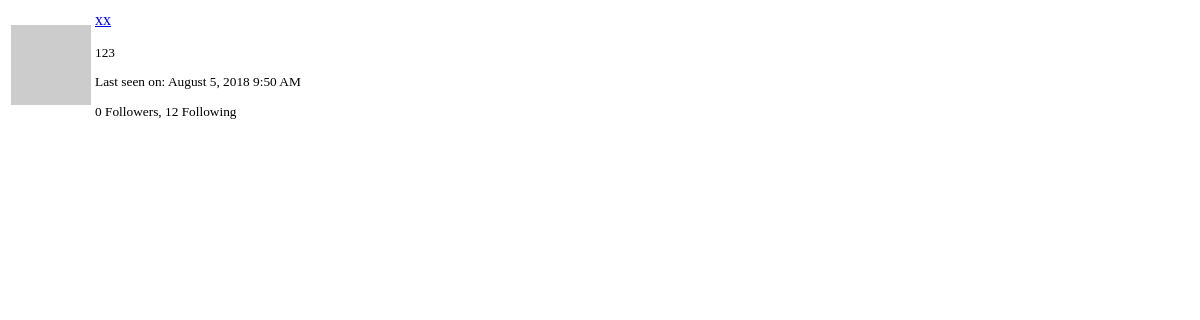
The page /user/xx/popup (signed in) on the database as committed earlier.
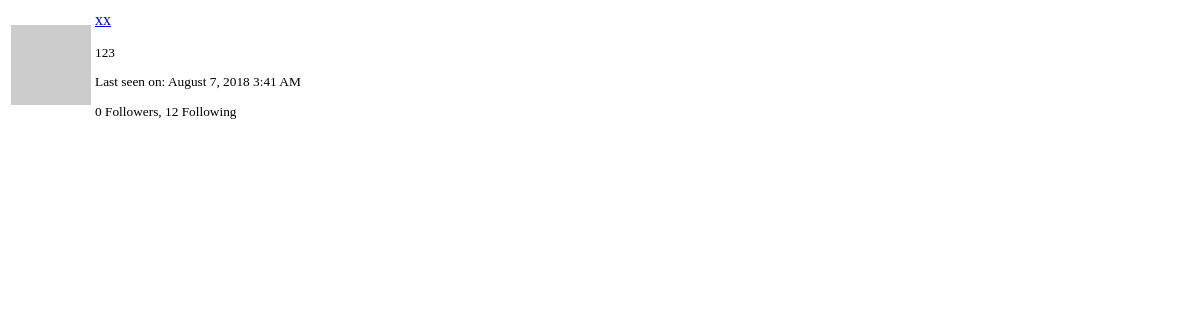
The same page on the database as committed later.
### app/models.py (models this page shows, shortened)
class User(db.Model, UserMixin):
    __tablename__ = 'user'
    id = db.Column(db.Integer, primary_key=True)
    username = db.Column(db.String(64), index=True, unique=True)
    email = db.Column(db.String(120), index=True, unique=True)
    password_hash = db.Column(db.String(128))
    posts = db.relationship('Post', backref='author', lazy='dynamic')
    about_me = db.Column(db.String(140))
    last_seen = db.Column(db.DateTime, default=datetime.utcnow)
    followed = db.relationship(
        'User', secondary=followers,
        primaryjoin=(followers.c.follower_id == id),
        secondaryjoin=(followers.c.followed_id == id),
        backref=db.backref('followers', lazy='dynamic'),
        lazy='dynamic'
    )
    messages_sent = db.relationship('Message', foreign_keys='Message.sender_id', backref='author', lazy='dynamic')
    messages_received = db.relationship('Message', foreign_keys='Message.recipient_id', backref='recipient', lazy='dynamic')
    last_message_read_time = db.column(db.DateTime)
    def avatar(self, size):
        digest = md5(self.email.lower().encode('utf-8')).hexdigest()
        return 'https://www.gravatar.com/avatar/{}?d=identicon&s={}'.format(digest, size)

### app/main/views.py (the view)
@main.route('/user/<username>/popup')
@login_required
def user_popup(username):
    user = User.query.filter_by(username=username).first_or_404()
    return render_template('user_popup.html', user=user)

### app/main/views.py (called while the page is built)
@main.before_request
def before_request():
    if current_user.is_authenticated:
        current_user.last_seen = datetime.utcnow()
        db.session.commit()
        g.search_form = SearchForm()

### app/models.py (called while the page is built)
@login_manager.user_loader
def load_user(id):
    return User.query.get(int(id))

    @classmethod
    def before_commit(cls, session):
        session._changes = {
            'add': list(session.new),
            'update': list(session.dirty),
            'delete': list(session.deleted)
        }

    @classmethod
    def after_commit(cls, session):
        for obj in session._changes['add']:
            if isinstance(obj, SearchableMixin):
                add_to_index(obj.__tablename__, obj)
        for obj in session._changes['update']:
            if isinstance(obj, SearchableMixin):
                add_to_index(obj.__tablename__, obj)
        for obj in session._changes['delete']:
            if isinstance(obj, SearchableMixin):
                remove_from_index(obj.__tablename__, obj)
        session._changes = None

### app/templates/user_popup.html (shortened to what this page needs)
<table class="table">
    <tr>
        <td width="64" style="border: 0px;"><img src="{{ user.avatar(64) }}"></td>
        <td style="border: 0px;">
            <p><a href="{{ url_for('main.user_profile', username=user.username) }}">{{ user.username }}</a></p>
            <small>
                {% if user.about_me %}<p>{{ user.about_me }}</p>{% endif %}
                {% if user.last_seen %}
                <p>Last seen on: {{ moment(user.last_seen).format('LLL') }}</p>
                {% endif %}
                <p>{{ user.followers.count() }} Followers, {{ user.followed.count() }} Following</p>
            </small>
        </td>
    </tr>
</table>

Rows that differ between the two databases and show on the page:
changed User "xx": last_seen "August 5, 2018 9:50 AM" → "August 7, 2018 3:41 AM"
